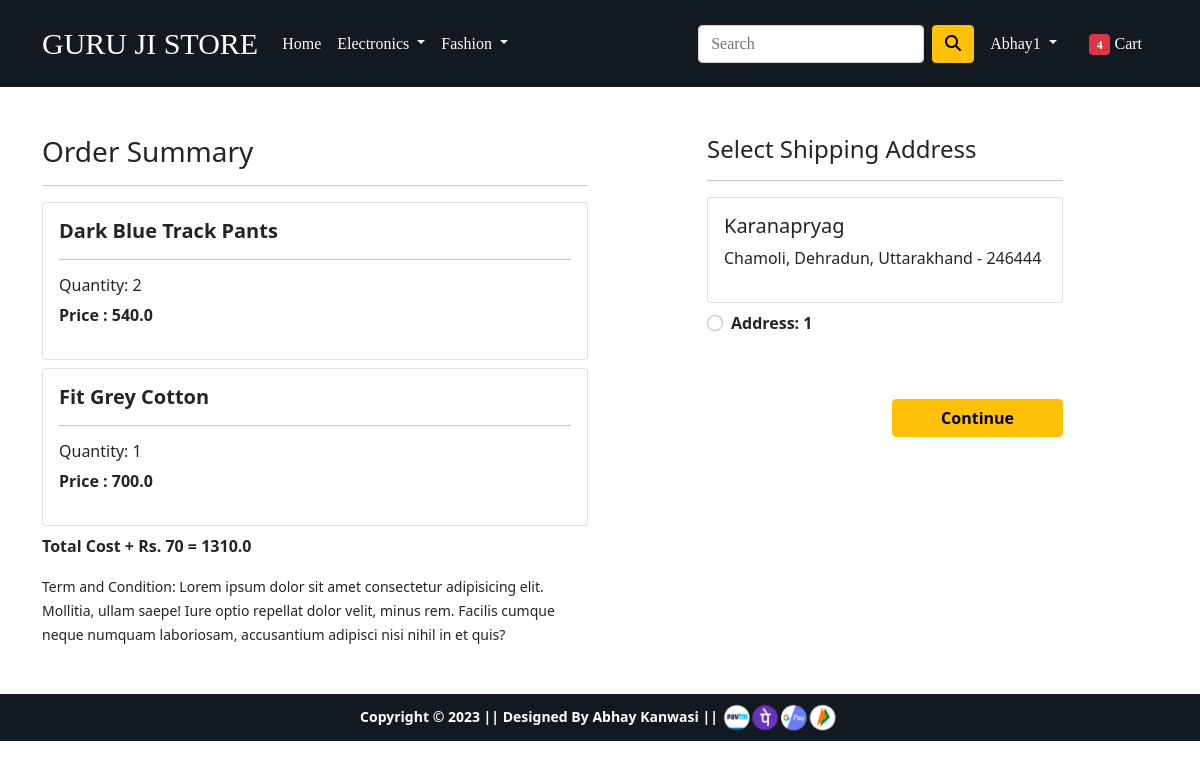
/checkout/ (signed in), run on an earlier commit of the app's database.
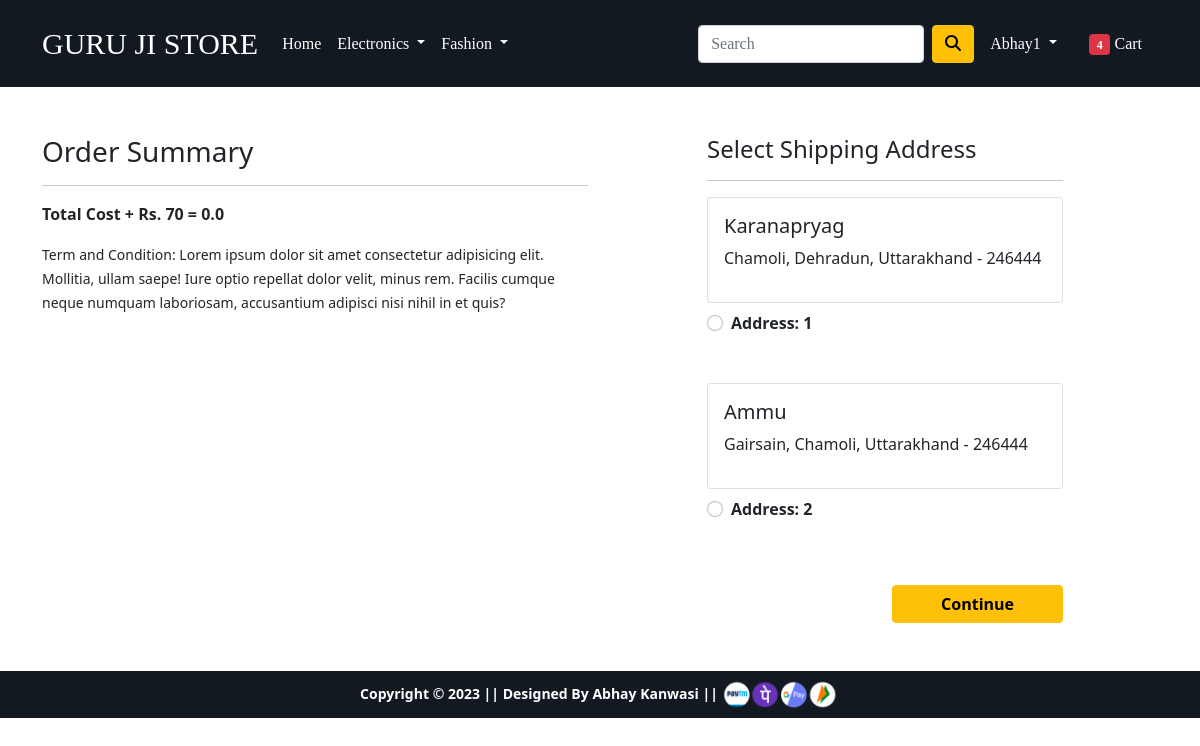
And on a later commit of the database.
### app/models.py (models this page shows, shortened)
class Cart(models.Model):
    user = models.ForeignKey(User, on_delete=models.CASCADE)
    product = models.ForeignKey(Product, on_delete=models.CASCADE)
    quantity = models.PositiveBigIntegerField(default=1)
    @property
    def total_cost(self):
        return self.quantity * self.product.discount_price

class Product(models.Model):
    title = models.CharField(max_length=100)
    selling_price = models.FloatField()
    discount_price = models.FloatField()
    description = models.TextField()
    brand = models.CharField(max_length=100)
    category = models.CharField(choices=CATEGORY_CHOICES, max_length=2)
    product_image = models.ImageField(upload_to='prouductimg')

class Customer(models.Model):
    user = models.ForeignKey(User, on_delete=models.CASCADE)
    name = models.CharField(max_length=200)
    locality = models.CharField(max_length=200)
    city = models.CharField(max_length=50)
    zipcode = models.IntegerField()
    state = models.CharField(choices=STATE_CHOICES, max_length=50)

### app/views.py (the view)
# urls.py: path('checkout/', views.checkout, name='checkout'),
@login_required
def checkout(request):
  user = request.user
  add = Customer.objects.filter(user = user)
  cart_item = Cart.objects.filter(user = user)
  amount = 0.0
  shipping_amount = 70.0
  totalamount = 0.0
  cart_product = [product for product in Cart.objects.all() if product.user == user]
  if cart_product:
    for product in cart_product:
      tempamount = (product.quantity * product.product.discount_price)
      amount += tempamount
    totalamount = amount + shipping_amount
  return render(request, 'app/checkout.html', {'add' : add, 'totalamount' : totalamount, 'cart_items' : cart_item})

### app/templates/app/checkout.html (shortened to what this page needs)
{% extends 'app/base.html' %}
{% load static %}
{% block main-content %}
<div class="container">
 <div class="row mt-5">
  <div class="col-sm-6">
    <h3>Order Summary</h3>
    <hr>
    {% for item in cart_items %}
      <div class="card mb-2">
        <div class="card-body">
          <h5><strong>{{item.product.title}}</strong></h5><hr>
          <h6>Quantity: {{item.quantity}}</h6>
          <p class="fw-bold">Price : {{item.total_cost}}</p>
        </div>
      </div>
      {% endfor %}
      <p class="fw-bold">Total Cost + Rs. 70 = {{totalamount}}</p>
    <small>Term and Condition: Lorem ipsum dolor sit amet consectetur adipisicing elit. Mollitia, ullam saepe! Iure optio repellat dolor velit, minus rem. Facilis cumque neque numquam laboriosam, accusantium adipisci nisi nihil in et quis?</small>
  </div>
  <div class="col-sm-4 offset-sm-1">
    <h4>Select Shipping Address</h4>
    <hr>
    <form action="/paymentdone">
      {% for ad in add  %}
      <div class="card">
        <div class="card-body">
        <h5>{{ad.name | capfirst}}</h5>
        <p>{{ad.locality}}, {{ad.city}}, {{ad.state}} - {{ad.zipcode}}</p>
        </div>
      </div>
        <div class="form-check mt-2 mb-5">
          <input class="form-check-input" type="radio" name = "custid" id="custadd {{forloop.counter}}" value="{{ad.id}}">
          <label class="form-check-label fw-bold" for="">
            Address: {{forloop.counter}} </label>
        </div>
        {% endfor %}
        <div class="text-end">
          <button type="submit" class="btn btn-warning mt-3 px-5 fw-bold">Continue</button>
        </div>
      </form>
    </div>
  </div>
</div>
{% endblock main-content %}

What changed in the data, as far as the page shows it:
removed Cart: product "Dark Blue Track Pants", quantity "2", total_cost "540.0"
removed Cart: product "Fit Grey Cotton", quantity "1", total_cost "700.0"
added Customer: name "Ammu", locality "Gairsain", city "Chamoli", state "Uttarakhand", zipcode "246444"
Also different on the page:
{{ totalamount }}: "1310.0" → "0.0"
